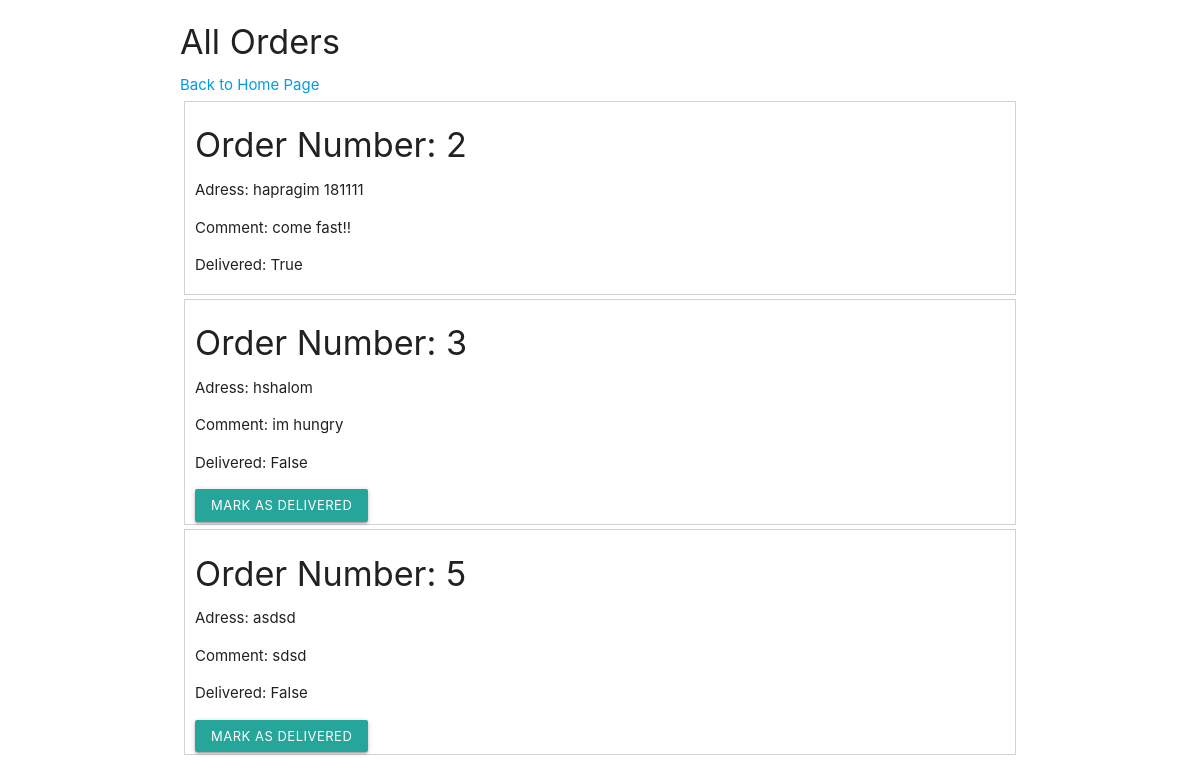
Page /staff-menu/all-orders/ (signed in) on the earlier database version.
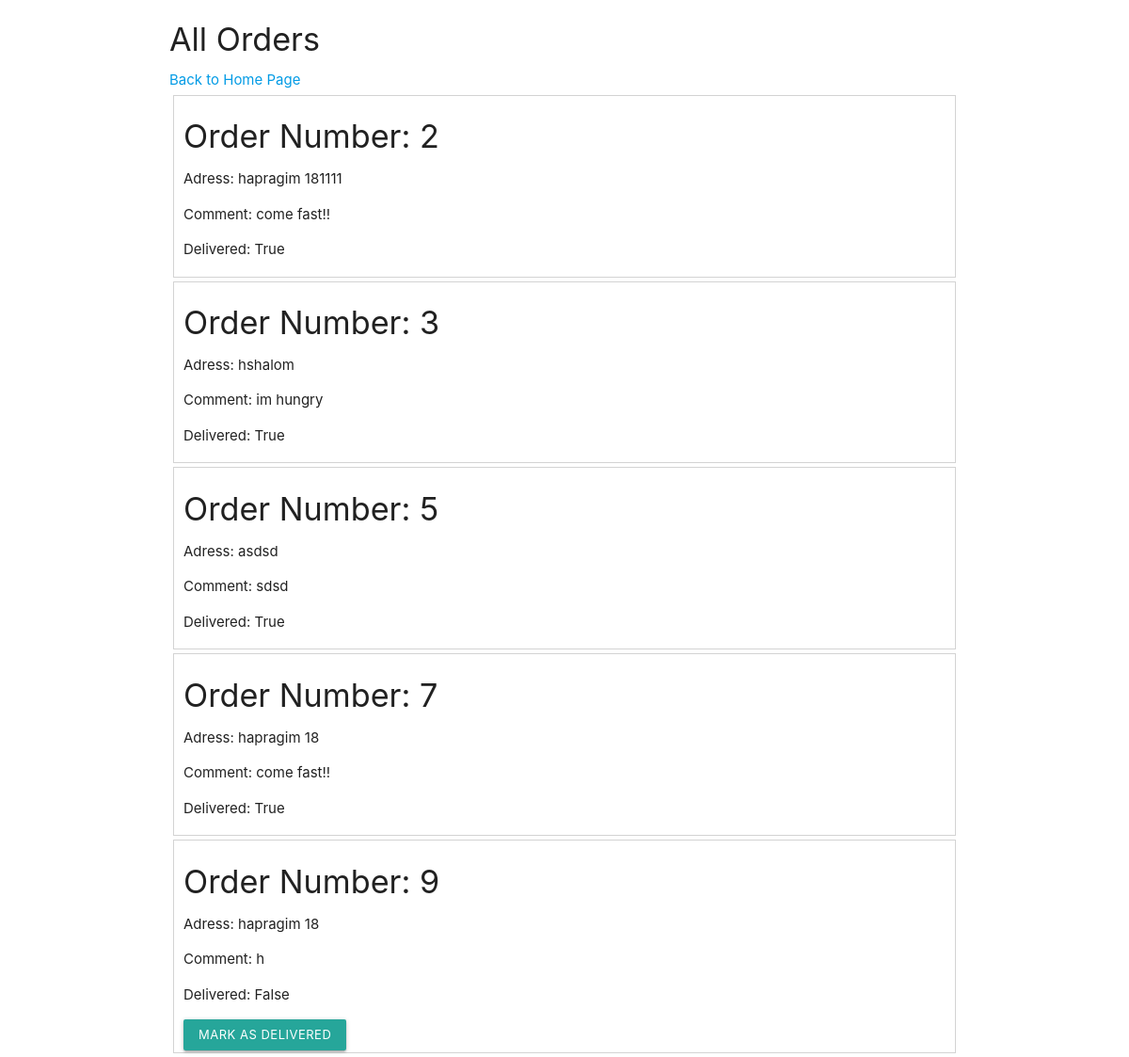
Same page on the later database version.
### food_ordering_guest/models.py (models this page shows)
class Delivery(models.Model):
  order = models.OneToOneField(Cart, primary_key=True, on_delete=models.CASCADE)
  is_delivered = models.BooleanField(auto_created=False)
  address = models.CharField(max_length=500)
  comment = models.CharField(max_length=1000)
  created = models.DateTimeField(auto_now_add=True)

### food_ordering_admin/views.py (the view)
# urls.py: path('staff-menu/all-orders/', views.all_orders, name='all-orders'),
@login_required
def all_orders(request):
  if not request.user.is_staff:
    return redirect('menu')
  deliveries = Delivery.objects.all()
  return render (request, 'all_orders.html',  {'deliveries': deliveries})

### food_ordering_admin/templates/all_orders.html (shortened to what this page needs)
{% extends 'layout.html' %}
{% load static %}
{% block content %}
  <h4>All Orders </h4>
  <a href="{% url 'staff-menu' %}">Back to Home Page</a>
  {% for delivery in deliveries %}
  <div style="margin: 4px; border:1px solid lightgray; padding: 2px 10px; ">
    <h4>Order Number: {{ delivery.order_id }}</h4>
    <p>Adress: {{delivery.address}}</p>
    <p>Comment: {{delivery.comment}}</p>
    <p>Delivered: {{delivery.is_delivered}}</p>
    {% if not delivery.is_delivered %}
      <form action="/orders/{{delivery.order_id}}/mark-as-delivered" method="POST">
        <button class="waves-effect waves-light btn-small" type="submit">Mark As Delivered</button>
      </form>
    {% endif %}
  </div>
  {% endfor %}
{% endblock %}

Differences in the rows shown:
changed Delivery "hshalom": is_delivered "False" → "True"; no longer shows "MARK AS DELIVERED"
changed Delivery "asdsd": is_delivered "False" → "True"; no longer shows "MARK AS DELIVERED"
added Delivery: order_id "7", address "hapragim 18", comment "come fast!!", is_delivered "True"
added Delivery: order_id "9", address "hapragim 18", comment "h", is_delivered "False"
